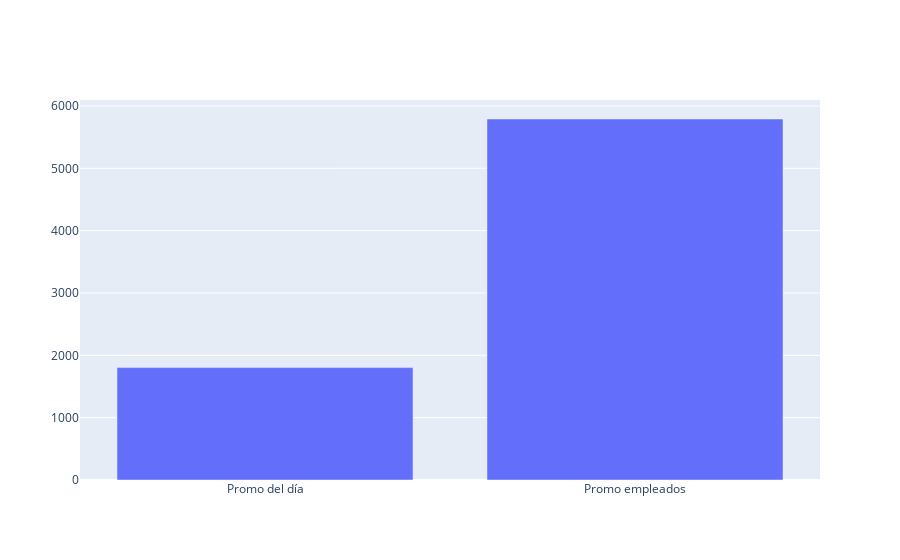

Source (notebook cell):
### Markdown cell above
Que tipo de promociones se usaron más en general

### Code cell
import plotly.graph_objects as go
promoType=['Promo del día', 'Promo empleados']
dfFilterGeneral=dfBoletaEmpleado6[['Rut en boleta','PromoDay','Si','Tienda','TotalUnidades']].drop_duplicates()
promDia=dfFilterGeneral['PromoDay'].sum()
promEmp=dfFilterGeneral['Si'].sum()

fig = go.Figure([go.Bar(x=promoType, y=[promDia, promEmp])])

fig.show()

### Figure 1 — Plotly figure (JSON) as saved in the notebook; plotly's stock layout.template omitted (floating-point values rounded to 4 significant figures)
{"data": [{"type": "bar", "x": ["Promo del día", "Promo empleados"], "y": [1803, 5791]}], "layout": {}}
